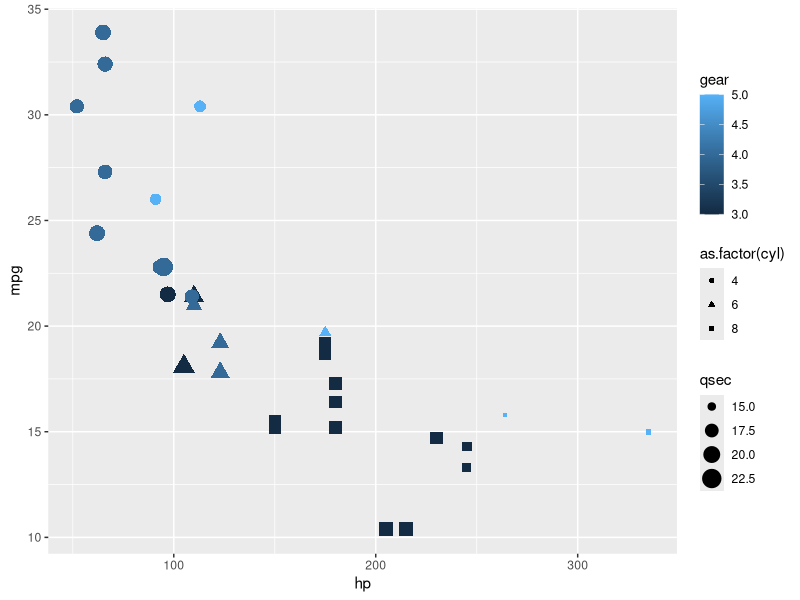
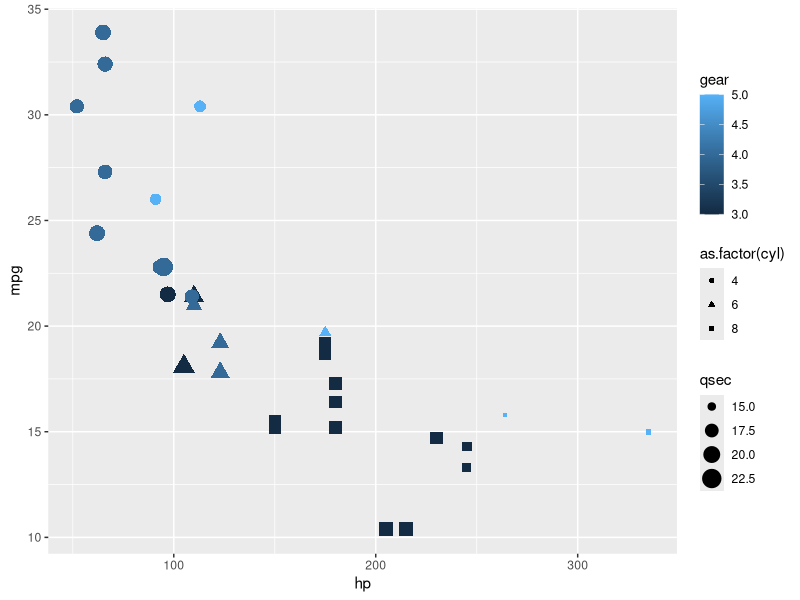

Write R code to recreate these figures, in order.
library(ggplot2)

ggplot(data = mtcars, 
       mapping = aes(x = hp, 
                     y = mpg, 
                     colour = gear,
                     size = qsec)) +
  geom_point(mapping = aes(shape = as.factor(cyl)))


ggsave(filename = "My_Plot.png",
       plot = last_plot())
